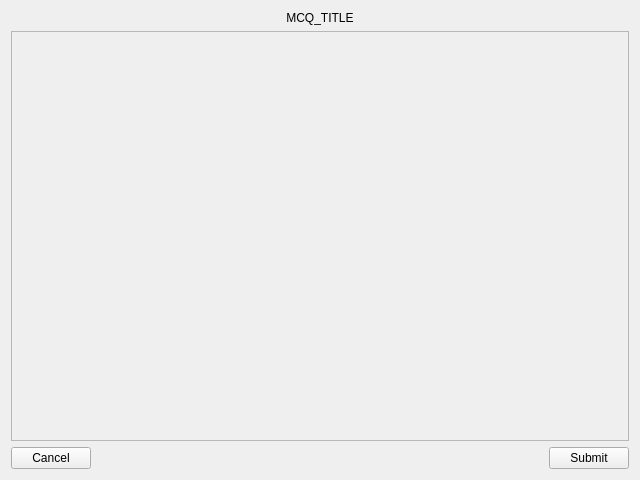
<?xml version="1.0" encoding="UTF-8"?>
<ui version="4.0">
 <class>MCQReadWindow</class>
 <widget class="QWidget" name="MCQReadWindow">
  <property name="geometry">
   <rect>
    <x>0</x>
    <y>0</y>
    <width>640</width>
    <height>480</height>
   </rect>
  </property>
  <property name="windowTitle">
   <string>Form</string>
  </property>
  <layout class="QVBoxLayout" name="verticalLayout_2">
   <item>
    <widget class="QLabel" name="label_title">
     <property name="text">
      <string>MCQ_TITLE</string>
     </property>
     <property name="alignment">
      <set>Qt::AlignCenter</set>
     </property>
    </widget>
   </item>
   <item>
    <widget class="QScrollArea" name="scrollArea">
     <property name="minimumSize">
      <size>
       <width>0</width>
       <height>0</height>
      </size>
     </property>
     <property name="verticalScrollBarPolicy">
      <enum>Qt::ScrollBarAsNeeded</enum>
     </property>
     <property name="horizontalScrollBarPolicy">
      <enum>Qt::ScrollBarAlwaysOff</enum>
     </property>
     <property name="widgetResizable">
      <bool>true</bool>
     </property>
     <property name="alignment">
      <set>Qt::AlignLeading|Qt::AlignLeft|Qt::AlignTop</set>
     </property>
     <widget class="QWidget" name="scroll_area">
      <property name="geometry">
       <rect>
        <x>0</x>
        <y>0</y>
        <width>620</width>
        <height>410</height>
       </rect>
      </property>
      <layout class="QVBoxLayout" name="verticalLayout_3">
       <item>
        <layout class="QVBoxLayout" name="body"/>
       </item>
      </layout>
     </widget>
    </widget>
   </item>
   <item>
    <layout class="QHBoxLayout" name="horizontalLayout">
     <item>
      <widget class="QPushButton" name="button_cancel">
       <property name="text">
        <string>Cancel</string>
       </property>
      </widget>
     </item>
     <item>
      <spacer name="horizontalSpacer">
       <property name="orientation">
        <enum>Qt::Horizontal</enum>
       </property>
       <property name="sizeHint" stdset="0">
        <size>
         <width>40</width>
         <height>20</height>
        </size>
       </property>
      </spacer>
     </item>
     <item>
      <widget class="QPushButton" name="button_submit">
       <property name="enabled">
        <bool>true</bool>
       </property>
       <property name="text">
        <string>Submit</string>
       </property>
      </widget>
     </item>
    </layout>
   </item>
  </layout>
 </widget>
 <resources/>
 <connections/>
</ui>
